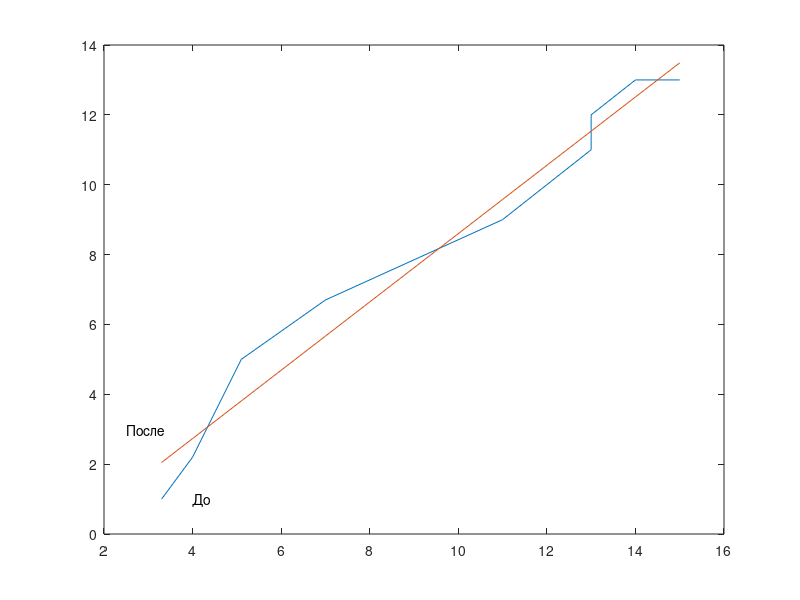

This figure's MATLAB source:
x = [3.3, 4, 5.1, 7, 11, 13, 13, 14, 15];
y = [1, 2.2, 5, 6.7, 9, 11, 12, 13, 13];

plot(x, y);

hold on
n = size(x, 2)

A = [n, sum(x); sum(x) sum(x.^2)]

b =[sum(y); sum(x.*y)] 

a = inv(A)*b

phi = @(x)a(1)+a(2).*x

plot(x,phi(x));

text(2.5, 3, 'После')
text(4, 1, 'До')

hold off